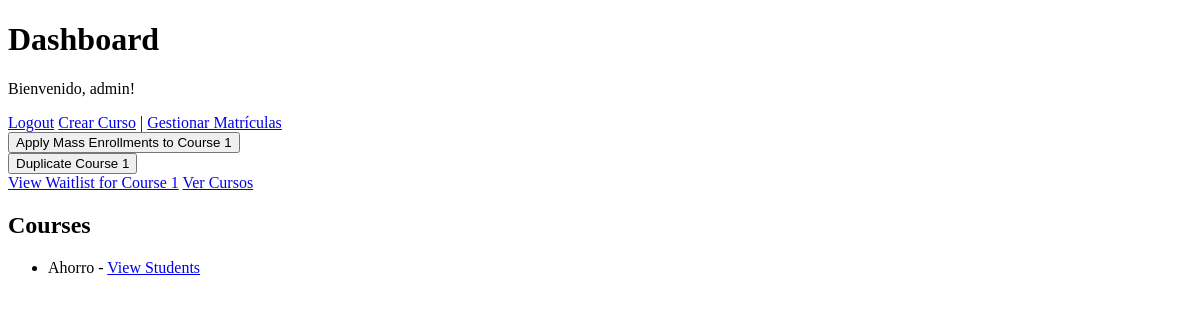
Page /dashboard (signed in) on the earlier database version.
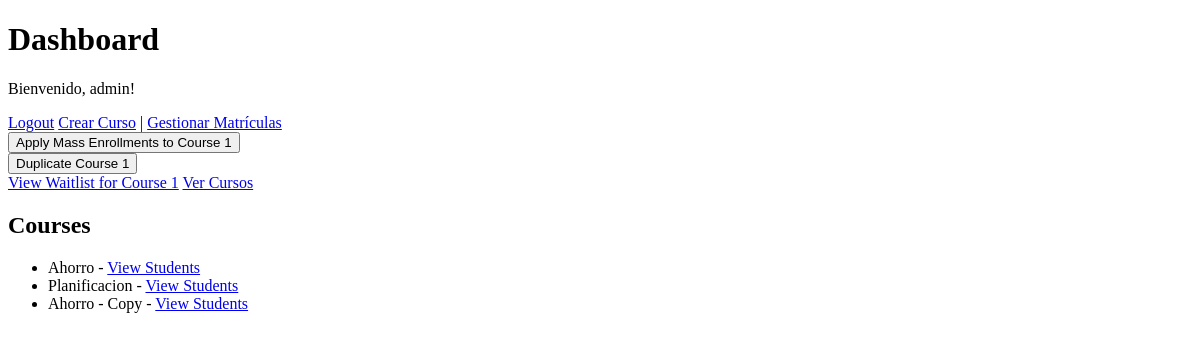
Same page on the later database version.
### models.py (models this page shows)
class Course(db.Model):
    id = db.Column(db.Integer, primary_key=True)
    name = db.Column(db.String(100), nullable=False)
    description = db.Column(db.Text, nullable=True)
    enrollments = db.relationship('Enrollment', backref='course', lazy=True)

### app.py (the view)
@app.route('/dashboard')
@login_required
def dashboard():
    if current_user.role == 'admin' or current_user.role == 'teacher':
        courses = Course.query.all()
        return render_template('dashboard.html', courses=courses)
    return render_template('dashboard.html')

### app.py (called while the page is built)
@login_manager.user_loader
def load_user(user_id):
    return User.query.get(int(user_id))

### templates/dashboard.html (shortened to what this page needs)
<!DOCTYPE html>
<html lang="en">
<head>
</head>
<body>
    <h1>Dashboard</h1>
    <p>Bienvenido, {{ current_user.username }}!</p>
    <a href="{{ url_for('logout') }}">Logout</a>
    {% if current_user.role == 'admin' %}
        <a href="{{ url_for('create_course') }}">Crear Curso</a> |
        <a href="{{ url_for('manage_enrollments') }}">Gestionar Matrículas</a>
        <form action="{{ url_for('apply_mass_enrollments', course_id=1) }}" method="post">
            <button type="submit">Apply Mass Enrollments to Course 1</button>
        </form>
        <form action="{{ url_for('duplicate_course', course_id=1) }}" method="post">
            <button type="submit">Duplicate Course 1</button>
        </form>
        <a href="{{ url_for('waitlist_report', course_id=1) }}">View Waitlist for Course 1</a>
        <a href="{{ url_for('admin_courses') }}">Ver Cursos</a>
    {% elif current_user.role == 'student' %}
        <a href="{{ url_for('list_courses') }}">Buscar Cursos</a> |
        <a href="{{ url_for('make_payment') }}">Realizar Pago</a>
    {% elif current_user.role == 'teacher' %}
        <a href="{{ url_for('course_report', course_id=1) }}">Ver Reporte de Curso</a>
    {% endif %}
    {% if current_user.role == 'admin' or current_user.role == 'teacher' %}
        <h2>Courses</h2>
        <ul>
            {% for course in courses %}
                <li>
                    {{ course.name }} -
                    <a href="{{ url_for('course_students', course_id=course.id) }}">View Students</a>
                </li>
            {% endfor %}
        </ul>
    {% endif %}
</body>
</html>

Differences in the rows shown:
added Course: name "Planificacion"
added Course: name "Ahorro - Copy"
